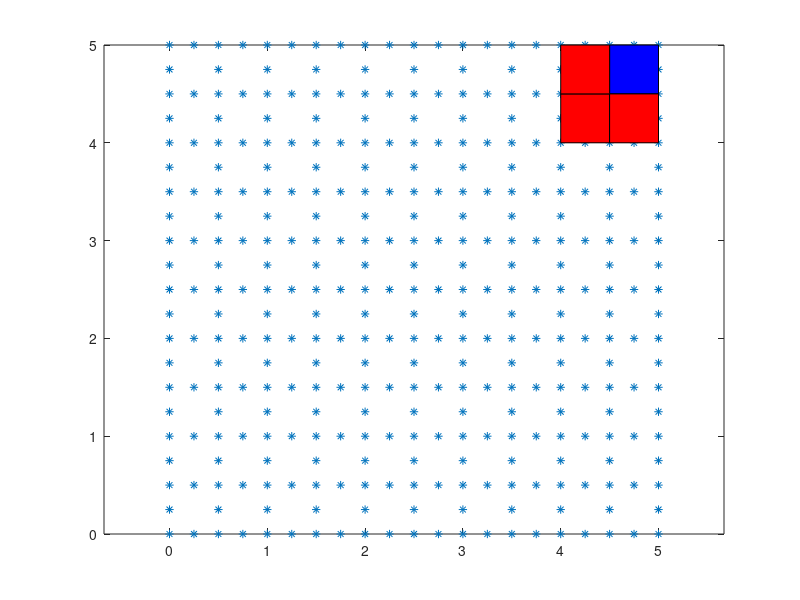

Source code (MATLAB):
%%% Meshing of a rectangular domain using 8-node elements identifying
%%% neighbor elements within a distance lr
clear all
lr=6*0.1;
%lr=0.75;
%%%%%%
lx=5;
ly=5;
t=0.1;
nex=10;
ney=10;
nne=8;
hx=lx/nex;
hy=ly/ney;
wtloc=0.5;
wtnloc=0.5;
nla=1;
nnd=(ney+1)*(2*nex+1)+(ney)*(nex+1);
coor=zeros(nnd,2);
x=zeros(nnd,1);
y=zeros(nnd,1);
nel=nex*ney;
nle=zeros(nel,400);
elm=zeros(nel,9);
ntel=1;
input=[nnd,nel,nne,ntel];
%Coordinate Generation
nd=0;
for i=1:ney
    cy=(i-1)*hy;
    for j=1:2*nex+1
        nd=nd+1;
        y(nd)=cy;
        x(nd)=(j-1)*hx/2;
    end
    cy=(i-1)*hy+hy/2;
    for j=1:nex+1
        nd=nd+1;
        y(nd)=cy;
        x(nd)=(j-1)*hx;
    end
end
cy=ly;
for j=1:2*nex+1
    nd=nd+1;
    y(nd)=cy;
    x(nd)=(j-1)*hx/2;
end
%plot(x,y,'*')
%% Element Node Connectivty    
ne=0;
for i=1:ney
    ne=ne+1;
    elm(ne,1)=(i-1)*(3*nex+2)+1;
    elm(ne,2)=elm(ne,1)+2;
    elm(ne,4)=elm(ne,1)+3*nex+2;
    elm(ne,3)=elm(ne,4)+2;
    elm(ne,5)=elm(ne,1)+1;    
    elm(ne,8)=elm(ne,1)+2*nex+1;
    elm(ne,7)=elm(ne,4)+1;
    elm(ne,6)=elm(ne,8)+1;
    elm(ne,9)=1;
    for j=1:(nex-1)
        ne=ne+1;
        elm(ne,1)=elm(ne-1,2);
        elm(ne,2)=elm(ne,1)+2;
        elm(ne,4)=elm(ne-1,3);
        elm(ne,3)=elm(ne,4)+2;
        elm(ne,5)=elm(ne,1)+1;
        elm(ne,8)=elm(ne-1,6);
        elm(ne,7)=elm(ne,4)+1;
        elm(ne,6)=elm(ne,8)+1;
        elm(ne,9)=1;
    end
end
%% Identify neighbors within influence distance
nem=0;
for i=1:nel
    ne=0;
    nii=elm(i,1);
    nfi=elm(i,3);
    xci=(x(nii)+x(nfi))/2;
    yci=(y(nii)+y(nfi))/2;  
    ne=ne+1;
    nle(i,ne+1)=i;    
    for j=1:nel
        if j~=i
            nij=elm(j,1);
            nfj=elm(j,3);
            xcj=(x(nij)+x(nfj))/2;
            ycj=(y(nij)+y(nfj))/2;
            dist=sqrt((xci-xcj)^2+(yci-ycj)^2);
            if dist<(lr+0.5*sqrt(hx^2+hy^2))
                ne=ne+1;
                nle(i,ne+1)=j;
            end
        end
    end
    nle(i,1)=ne;
    if ne>nem
        nem=ne;
    end
end
%%% Coordinates for saving a file
coor(:,1)=x(:);
coor(:,2)=y(:);
%%% Material Properties
E=21000000.0;
nu=0.20;
nelm=1;
for i=1:nelm
    c11(i)=E/(1-nu^2);
    c22(i)=c11(i);
    c12(i)=nu*E/(1-nu^2);
    c66(i)=E/2/(1+nu);
end
ndf=2;
nebc=0;
nnbc=0;
for i=1:nnd
    if x(i)==0
        nebc=nebc+1;
        ebc(nebc,1)=i;
        ebc(nebc,2)=1;
        ebc(nebc,3)=0.00;
%         nebc=nebc+1;
%         ebc(nebc,1)=i;
%         ebc(nebc,2)=2;
%         ebc(nebc,3)=0.00;
    elseif x(i)==lx
        nebc=nebc+1;
        ebc(nebc,1)=i;
        ebc(nebc,2)=1;
        ebc(nebc,3)=0.5;
%         if y(i)<=ly/2
%            ebc(nebc,3)=0.005/(ly/2)*y(i);
%         else
%             ebc(nebc,3)=0.005-0.005/(ly/2)*(y(i)-ly/2);
%         end
    end
end
%% Bandwidth Calculation
IB=0;
ndf=2;
for i=1:nel
    for j=1:8
        ni=elm(i,j);
        for k=1:8
            nf=elm(i,k);
            nIB=abs(nf-ni+1)*ndf;
            if nIB>IB
                IB=nIB
            end
        end
    end
end
            
        
fid=fopen('input.txt','wt');
fprintf(fid, '%i\t %i\t %i\t %i\t %i\t %i\t %i\t %i\t %12.8f\t %12.8f\t %12.8f\t %12.8f\t %i\t %i\n', nnd,nel,nne,nelm,ndf,nebc,nnbc,nla,wtloc,wtnloc,t,lr,IB,nem);
for i=1:nnd
    fprintf(fid, '%12.8f\t %12.8f\n',x(i),y(i));
end
for i=1:nel
    fprintf(fid, '%i\t %i\t %i\t %i\t %i\t %i\t %i\t %i\n',elm(i,1),elm(i,2),elm(i,3),elm(i,4),elm(i,5),elm(i,6),elm(i,7),elm(i,8));
end
for i=1:nel
    fprintf(fid, '%i\t',nle(i,1));
    for j=1:nle(i,1)-1
        fprintf(fid, '%i\t',nle(i,j+1));
    end
    fprintf(fid, '%i\n',nle(i,nle(i,1)+1));
end
for i=1:nelm
    fprintf(fid, '%12.8f\t %12.8f\t %12.8f\t %12.8f\n',c11(i), c22(i), c12(i), c66(i));
end
for i=1:nebc
    fprintf(fid, '%i\t %i\t %12.8f\n',ebc(i,1),ebc(i,2),ebc(i,3));
end
for i=1:nnbc
    fprintf(fid, '%i\t %i\t %12.8f\n',nbc(i,1),nbc(i,2),nbc(i,3));
end
fclose(fid);
for ii=1:nel
plot(x,y,'*')
hold on    
i=ii;
    xpl(1)=x(elm(i,1));
    xpl(2)=x(elm(i,2));
    xpl(3)=x(elm(i,3));
    xpl(4)=x(elm(i,4));
    ypl(1)=y(elm(i,1));
    ypl(2)=y(elm(i,2));
    ypl(3)=y(elm(i,3));
    ypl(4)=y(elm(i,4));
    fill(xpl,ypl,'b')
    hold on
    for j=1:nle(i,1)-1
        k=nle(i,j+2)
        xpl(1)=x(elm(k,1));
        xpl(2)=x(elm(k,2));
        xpl(3)=x(elm(k,3));
        xpl(4)=x(elm(k,4));
        ypl(1)=y(elm(k,1));
        ypl(2)=y(elm(k,2));
        ypl(3)=y(elm(k,3));
        ypl(4)=y(elm(k,4));
        fill(xpl,ypl,'r')
        hold on
    end
    axis equal
pause
hold off
close ALL
end

        